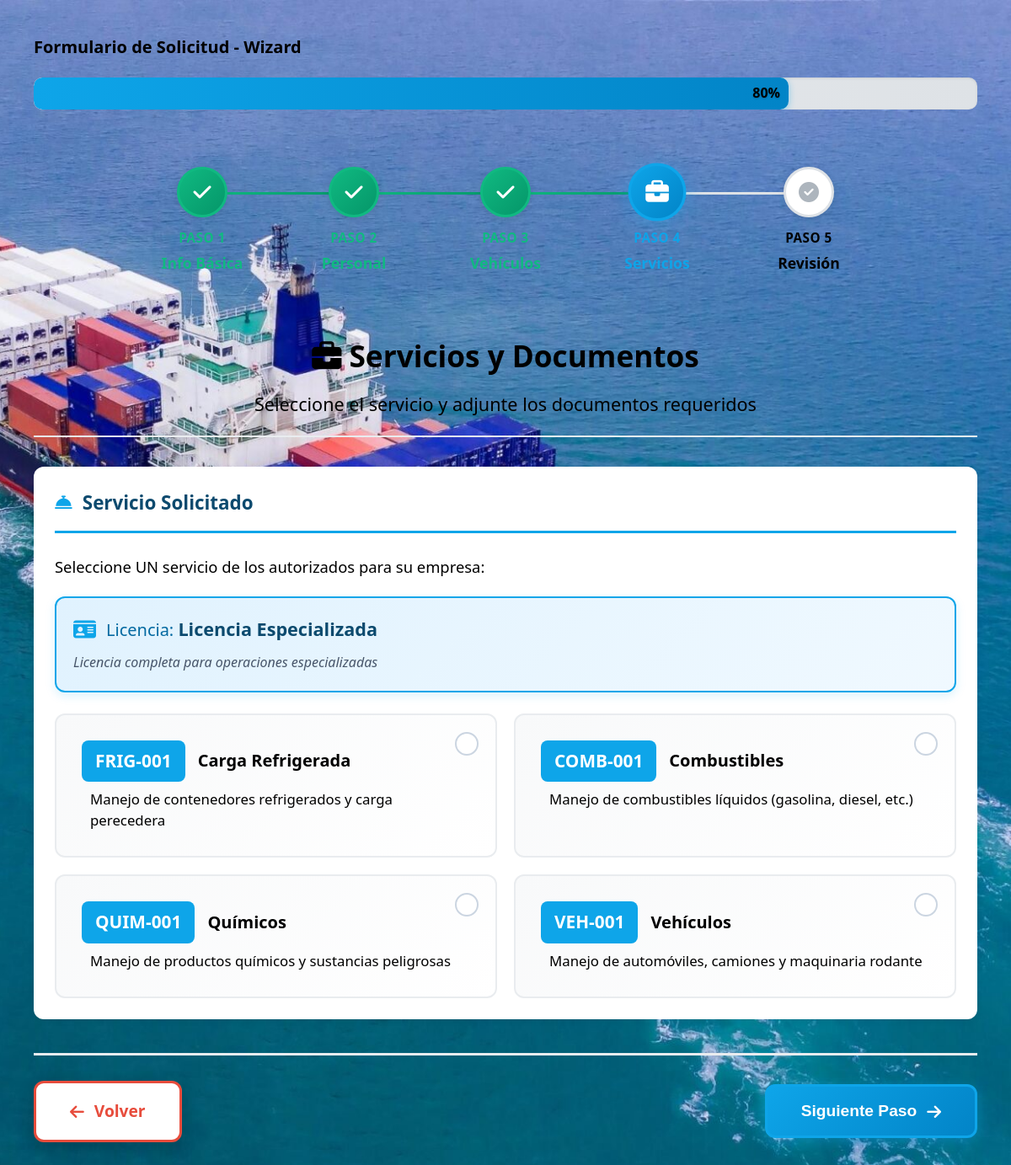
Page /solicitudes/wizard/paso4/ (signed in) on the committed database.
### evaluacion/models.py (models this page shows, shortened)
class TipoLicencia(models.Model):
    nombre = models.CharField(
        max_length=100,
        unique=True,
        verbose_name='Nombre del Tipo de Licencia',
        help_text='Ej: Licencia Portuaria General, Licencia de Combustibles, etc.'
    )
    descripcion = models.TextField(
        blank=True,
        verbose_name='Descripción',
        help_text='Descripción del tipo de licencia y sus alcances'
    )
    servicios_incluidos = models.ManyToManyField(
        Servicio,
        related_name='tipos_licencia',
        blank=True,
        verbose_name='Servicios Incluidos',
        help_text='Servicios que se autorizan automáticamente con este tipo de licencia'
    )
    activo = models.BooleanField(
        default=True,
        verbose_name='Activo',
        help_text='Si está desactivado, no aparecerá en nuevas asignaciones'
    )
    created_at = models.DateTimeField(auto_now_add=True, verbose_name='Creado el')
    updated_at = models.DateTimeField(auto_now=True, verbose_name='Actualizado el')
    class Meta:
        verbose_name = 'Tipo de Licencia'
        verbose_name_plural = 'Tipos de Licencia'
        ordering = ['nombre']

class Servicio(models.Model):
    nombre = models.CharField(
        max_length=100,
        unique=True,
        verbose_name='Nombre del Servicio',
        help_text='Ej: Carga General, Contenedores, Combustibles, etc.'
    )
    descripcion = models.TextField(
        blank=True,
        verbose_name='Descripción',
        help_text='Descripción detallada del servicio'
    )
    codigo = models.CharField(
        max_length=20,
        unique=True,
        verbose_name='Código',
        help_text='Código único del servicio (ej: CG-001)'
    )
    activo = models.BooleanField(
        default=True,
        verbose_name='Activo',
        help_text='Si está desactivado, no aparecerá en nuevas asignaciones'
    )
    created_at = models.DateTimeField(auto_now_add=True, verbose_name='Creado el')
    updated_at = models.DateTimeField(auto_now=True, verbose_name='Actualizado el')
    class Meta:
        verbose_name = 'Servicio'
        verbose_name_plural = 'Servicios'
        ordering = ['nombre']

### solicitudes/views.py (the view, shortened to what this page needs)
# urls.py: path('wizard/paso4/', solicitud_wizard_paso4, name='wizard_paso4'),
@login_required
@role_required('solicitante')
def solicitud_wizard_paso4(request):
    import os
    import uuid
    from django.conf import settings
    from evaluacion.models import DocumentoRequeridoServicio
    datos_previos = request.session.get('wizard_paso4', {'servicios_seleccionados': [], 'documentos_subidos': []})
    servicios = []
    tipo_licencia = None
    if request.user.empresa:
        empresa = request.user.empresa
        tipo_licencia = empresa.tipo_licencia
        if tipo_licencia:
            servicios = list(tipo_licencia.servicios_incluidos.filter(activo=True))
    porcentaje_progreso = int((4 / 5) * 100) if 5 > 0 else 80
    context = {
        'datos_previos': datos_previos,
        'paso_actual': 4,
        'total_pasos': 5,
        'porcentaje_progreso': porcentaje_progreso,
        'servicios': servicios,
        'tipo_licencia': tipo_licencia,
    }
    return render(request, 'solicitudes/wizard/paso4.html', context)

### solicitudes/templatetags/wizard_extras.py (called while the page is built)
@register.filter
def split(value, delimiter):
    return value.split(delimiter)

@register.filter
def get_item(list_obj, index):
    try:
        return list_obj[int(index)]
    except (IndexError, ValueError, TypeError):
        return ''

### templates/solicitudes/wizard/paso4.html (shortened to what this page needs)
{% extends 'solicitudes/wizard/base.html' %}
{% block wizard_content %}
<div class="wizard-form-header">
    <h4 class="wizard-form-title">
        <i class="fas fa-briefcase"></i>
        Servicios y Documentos
    </h4>
    <p class="wizard-form-subtitle">Seleccione el servicio y adjunte los documentos requeridos</p>
</div>
<form method="post" class="wizard-form" enctype="multipart/form-data" id="paso4Form">
    <div class="wizard-form-section">
        <h6 class="wizard-section-title">
            <i class="fas fa-concierge-bell"></i>
            Servicio Solicitado
        </h6>
        <p class="form-help-text">Seleccione UN servicio de los autorizados para su empresa:</p>
        {% if tipo_licencia %}
        <div class="licencia-info-box">
            <div class="licencia-badge">
                <i class="fas fa-id-card"></i>
                <span>Licencia: <strong>{{ tipo_licencia.nombre }}</strong></span>
            </div>
            {% if tipo_licencia.descripcion %}
            <p class="licencia-descripcion">{{ tipo_licencia.descripcion }}</p>
            {% endif %}
        </div>
        {% endif %}
        <div class="servicios-container">
            {% for servicio in servicios %}
                <div class="servicio-item" data-servicio-id="{{ servicio.id }}">
                    <label class="servicio-label" for="servicio_{{ servicio.id }}">
                        <div class="servicio-header">
                            <strong class="servicio-codigo">{{ servicio.codigo }}</strong>
                            <span class="servicio-nombre">{{ servicio.nombre }}</span>
                        </div>
                        {% if servicio.descripcion %}
                            <small class="servicio-descripcion">{{ servicio.descripcion }}</small>
                        {% endif %}
                    </label>
                </div>
            {% endfor %}
        </div>
    </div>
    <div class="wizard-form-actions">
        <a href="{% url 'solicitudes:wizard_paso3' %}" class="wizard-btn wizard-btn-ghost">
            <i class="fas fa-arrow-left"></i>
            Volver
        </a>
        <button type="submit" class="wizard-btn wizard-btn-primary" id="btnSiguiente">
            Siguiente Paso
            <i class="fas fa-arrow-right"></i>
        </button>
    </div>
</form>
{% endblock %}

### static/css/base.css (style rules this page uses)
* { margin: 0; padding: 0; box-sizing: border-box; }
body { font-family: 'Segoe UI', Tahoma, Geneva, Verdana, sans-serif; background: url('/media/Ship.jpeg') no-repeat center center fixed; background-size: cover; background-attachment: fixed; min-height: 100vh; line-height: 1.6; color: #333; position: relative; }

### templates/solicitudes/wizard/base.html (style rules this page uses)
.wizard-form-header { text-align: center; margin-bottom: 35px; padding-bottom: 20px; border-bottom: 2px solid #e9ecef; }
.wizard-form-title { font-size: 2.2rem !important; font-weight: 700 !important; color: #000000 !important; margin-bottom: 12px !important; }
.wizard-form-subtitle { font-size: 1.35rem !important; color: #000000 !important; }
.wizard-form-section { background: white; border-radius: 12px; padding: 25px; margin-bottom: 25px; box-shadow: 0 2px 8px rgba(0,0,0,0.06); }
.wizard-section-title { font-size: 1.4rem !important; font-weight: 700 !important; color: #0c4a6e !important; margin-bottom: 25px !important; padding-bottom: 15px !important; border-bottom: 3px solid #0ea5e9 !important; display: flex !important; align-items: center !important; gap: 12px !important; }
.wizard-section-title i { color: #0ea5e9 !important; font-size: 1.3rem !important; }
.wizard-btn { display: inline-flex !important; align-items: center !important; gap: 12px !important; padding: 18px 40px !important; border-radius: 12px !important; font-size: 1.2rem !important; font-weight: 700 !important; text-decoration: none !important; transition: all 0.3s cubic-bezier(0.4, 0, 0.2, 1) !important; border: none !important; cursor: pointer !important; min-height: 60px !important; box-shadow: 0 4px 12px rgba(0, 0, 0, 0.15) !important; }
.wizard-btn-primary { background: linear-gradient(135deg, #0ea5e9 0%, #0284c7 100%) !important; color: white !important; border: 3px solid #0ea5e9 !important; box-shadow: 0 4px 15px rgba(14, 165, 233, 0.4) !important; }
.wizard-btn-ghost { background: white !important; color: #e74c3c !important; border: 3px solid #e74c3c !important; box-shadow: 0 6px 20px rgba(0, 0, 0, 0.2) !important; }
.wizard-form-actions { display: flex !important; justify-content: space-between !important; align-items: center !important; gap: 20px !important; margin-top: 40px !important; padding-top: 30px !important; border-top: 3px solid #e9ecef !important; }

### templates/solicitudes/wizard/paso4.html (style rules this page uses)
.form-help-text { font-size: 1.15rem !important; color: #000000 !important; margin-bottom: 20px !important; font-weight: 500 !important; }
.licencia-info-box { background: linear-gradient(135deg, #e0f2fe 0%, #f0f9ff 100%); border: 2px solid #0ea5e9; border-radius: 12px; padding: 20px; margin-bottom: 25px; box-shadow: 0 4px 12px rgba(14, 165, 233, 0.15); }
.licencia-badge { display: flex; align-items: center; gap: 12px; font-size: 1.25rem; color: #0369a1; }
.licencia-badge i { font-size: 1.5rem; color: #0ea5e9; }
.licencia-badge strong { color: #0c4a6e; font-size: 1.35rem; }
.licencia-descripcion { margin-top: 10px; font-size: 1rem; color: #475569; font-style: italic; margin-bottom: 0; }
.servicios-container { display: grid; grid-template-columns: repeat(2, 1fr); gap: 20px; }
.servicio-item { background: linear-gradient(135deg, #f8f9fa 0%, #ffffff 100%); border: 2px solid #e9ecef; border-radius: 12px; padding: 20px; position: relative; transition: all 0.3s cubic-bezier(0.4, 0, 0.2, 1); cursor: pointer; }
.servicio-label { display: block; cursor: pointer; margin: 0; padding: 10px; border-radius: 8px; transition: all 0.3s ease; }
.servicio-header { display: flex; align-items: center; gap: 15px; margin-bottom: 8px; }
.servicio-codigo { font-size: 1.3rem !important; font-weight: 700 !important; color: #000000 !important; background: #0ea5e9; color: white !important; padding: 8px 16px; border-radius: 8px; min-width: 100px; text-align: center; }
.servicio-nombre { font-size: 1.25rem !important; font-weight: 600 !important; color: #000000 !important; flex: 1; }
.servicio-descripcion { display: block; font-size: 1.05rem !important; color: #000000 !important; margin-top: 8px; margin-left: 10px; font-weight: 400 !important; line-height: 1.5; }
.servicio-item::before { content: ''; position: absolute; top: 20px; right: 20px; width: 24px; height: 24px; border: 2px solid #cbd5e1; border-radius: 50%; background: white; transition: all 0.3s ease; }

### rows in the picture
TipoLicencia: nombre "Licencia Especializada", descripcion "Licencia completa para operaciones especializadas"
Servicio: codigo "FRIG-001", nombre "Carga Refrigerada", descripcion "Manejo de contenedores refrigerados y carga perecedera"
Servicio: codigo "COMB-001", nombre "Combustibles", descripcion "Manejo de combustibles líquidos (gasolina, diesel, etc.)"
Servicio: codigo "QUIM-001", nombre "Químicos", descripcion "Manejo de productos químicos y sustancias peligrosas"
Servicio: codigo "VEH-001", nombre "Vehículos", descripcion "Manejo de automóviles, camiones y maquinaria rodante"

### other values in the picture
{{ porcentaje_progreso|default:0 }} "80"
{{ step_names|get_item:forloop.counter0 }} "Info Básica" "Personal" "Vehículos" "Servicios" "Revisión"
